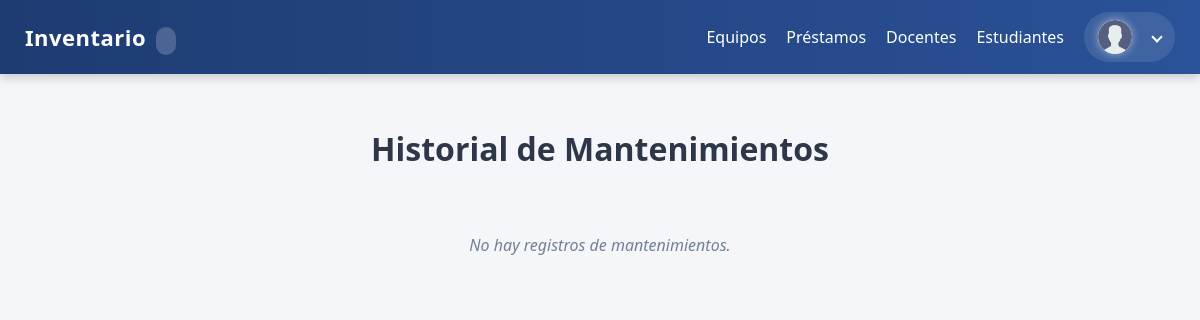
/public/mantenimientos.php, run on an earlier commit of the app's database.
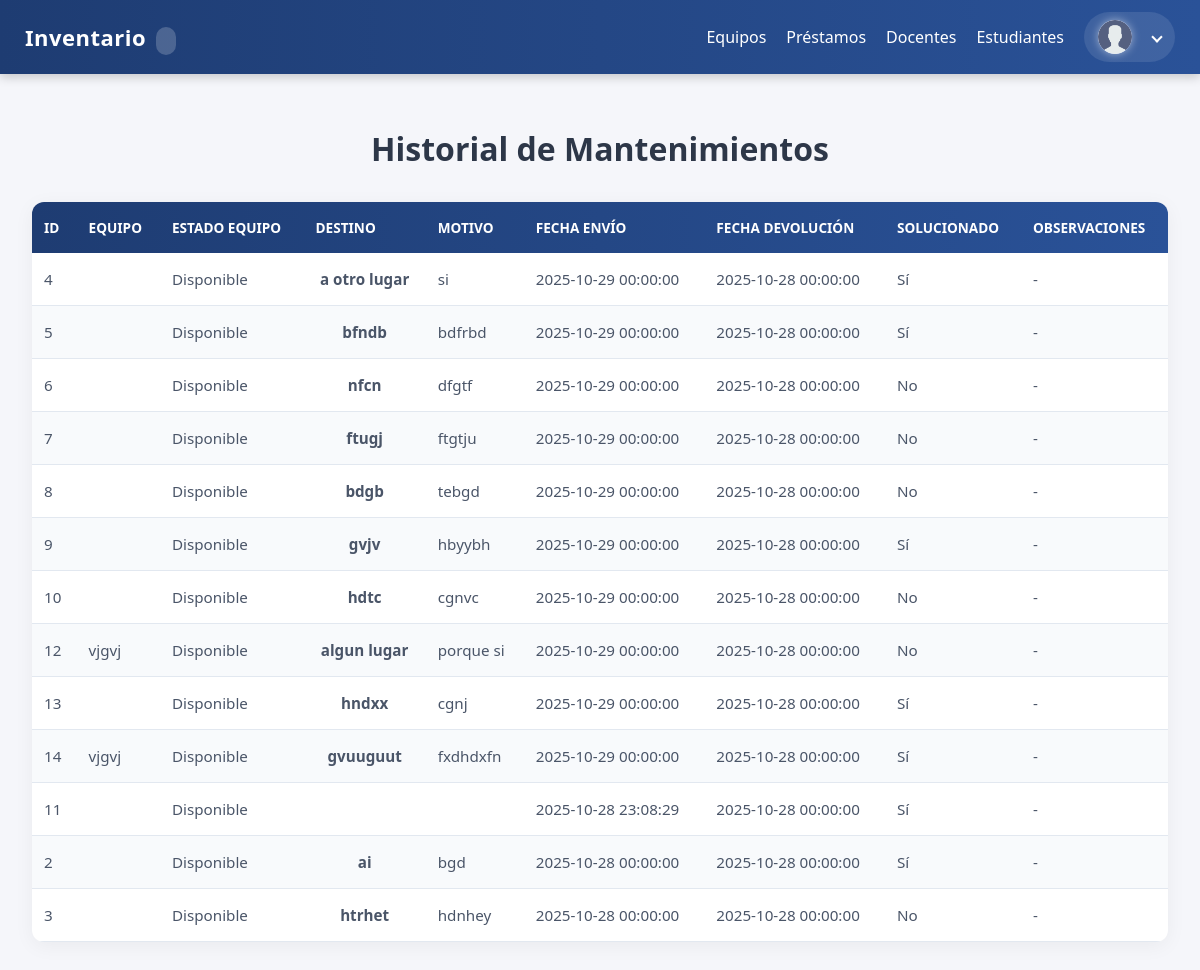
And on a later commit of the database.
### tables this page shows
CREATE TABLE `mantenimientos` (
  `id` int(11) NOT NULL,
  `equipo_id` int(11) NOT NULL,
  `usuario_id` int(11) DEFAULT NULL,
  `reporte_id` int(11) DEFAULT NULL,
  `destino` varchar(255) DEFAULT NULL,
  `motivo` text DEFAULT NULL,
  `fecha_envio` datetime NOT NULL,
  `fecha_devolucion` datetime DEFAULT NULL,
  `solucionado` tinyint(1) DEFAULT NULL,
  `observaciones` text DEFAULT NULL,
  `creado_en` timestamp NOT NULL DEFAULT current_timestamp()
);

CREATE TABLE `equipos` (
  `id` int(11) NOT NULL,
  `area_id` int(11) NOT NULL,
  `sala_id` int(11) DEFAULT NULL,
  `tipo` varchar(60) NOT NULL,
  `marca` varchar(80) DEFAULT NULL,
  `modelo` varchar(120) DEFAULT NULL,
  `nro_serie` varchar(120) DEFAULT NULL,
  `serial_interno` varchar(32) NOT NULL,
  `estado` varchar(20) NOT NULL DEFAULT 'bueno',
  `prestado` tinyint(1) NOT NULL DEFAULT 0,
  `con_reporte` tinyint(1) NOT NULL DEFAULT 0,
  `detalles` longtext DEFAULT NULL CHECK (json_valid(`detalles`)),
  `creado_en` timestamp NOT NULL DEFAULT current_timestamp(),
  `actualizado_en` timestamp NULL DEFAULT NULL ON UPDATE current_timestamp(),
  `en_mantenimiento` tinyint(1) DEFAULT 0,
  `con_fallos` tinyint(1) DEFAULT 0
);

### public/mantenimientos.php (the view, shortened to what this page needs)
<?php
require __DIR__ . '/../config/db.php';
$sql = "SELECT m.id AS mantenimiento_id, m.equipo_id, m.destino, m.motivo,
               m.fecha_envio, m.fecha_devolucion, m.solucionado, m.observaciones,
               e.marca, e.modelo, e.estado
        FROM mantenimientos m
        LEFT JOIN equipos e ON e.id = m.equipo_id
        ORDER BY m.fecha_envio DESC";
$res = $mysqli->query($sql);
$mantenimientos = $res ? $res->fetch_all(MYSQLI_ASSOC) : [];
?>
<!doctype html>
<html lang="es">
<head>
    <link rel="stylesheet" href="../css/tabla_mantenimientos.css">
</head>
<body>
<?php include __DIR__ . '/navbar.php'; ?>
<div class="container">
    <h1>Historial de Mantenimientos</h1>
    <?php if (!$mantenimientos): ?>
        <p class="muted">No hay registros de mantenimientos.</p>
    <?php else: ?>
        <table>
            <thead>
                <tr>
                    <th>ID</th>
                    <th>Equipo</th>
                    <th>Estado Equipo</th>
                    <th>Destino</th>
                    <th>Motivo</th>
                    <th>Fecha Envío</th>
                    <th>Fecha Devolución</th>
                    <th>Solucionado</th>
                    <th>Observaciones</th>
                </tr>
            </thead>
            <tbody>
                <?php foreach ($mantenimientos as $m): ?>
                <tr>
                    <td><?= $m['mantenimiento_id'] ?></td>
                    <td><?= htmlspecialchars($m['marca'] . ' ' . $m['modelo']) ?></td>
                    <td><?= htmlspecialchars($m['estado']) ?></td>
                    <td><?= htmlspecialchars($m['destino']) ?></td>
                    <td><?= htmlspecialchars($m['motivo']) ?></td>
                    <td><?= $m['fecha_envio'] ?></td>
                    <td><?= $m['fecha_devolucion'] ?? '<span class="muted">No devuelto</span>' ?></td>
                    <td class="<?= $m['solucionado'] ? 'status-active' : 'status-returned' ?>">
                        <?= $m['solucionado'] ? 'Sí' : 'No' ?>
                    </td>
                    <td><?= htmlspecialchars($m['observaciones'] ?? '-') ?></td>
                </tr>
                <?php endforeach; ?>
            </tbody>
        </table>
    <?php endif; ?>
</div>
</body>
</html>

What changed in the data, as far as the page shows it:
added mantenimientos: id "4", equipo.estado "Disponible", destino "a otro lugar", motivo "si", fecha_envio "2025-10-29 00:00:00", fecha_devolucion "2025-10-28 00:00:00", solucionado "Sí", observaciones "-"
added mantenimientos: id "5", equipo.estado "Disponible", destino "bfndb", motivo "bdfrbd", fecha_envio "2025-10-29 00:00:00", fecha_devolucion "2025-10-28 00:00:00", solucionado "Sí", observaciones "-"
added mantenimientos: id "6", equipo.estado "Disponible", destino "nfcn", motivo "dfgtf", fecha_envio "2025-10-29 00:00:00", fecha_devolucion "2025-10-28 00:00:00", solucionado "No", observaciones "-"
added mantenimientos: id "7", equipo.estado "Disponible", destino "ftugj", motivo "ftgtju", fecha_envio "2025-10-29 00:00:00", fecha_devolucion "2025-10-28 00:00:00", solucionado "No", observaciones "-"
added mantenimientos: id "8", equipo.estado "Disponible", destino "bdgb", motivo "tebgd", fecha_envio "2025-10-29 00:00:00", fecha_devolucion "2025-10-28 00:00:00", solucionado "No", observaciones "-"
added mantenimientos: id "9", equipo.estado "Disponible", destino "gvjv", motivo "hbyybh", fecha_envio "2025-10-29 00:00:00", fecha_devolucion "2025-10-28 00:00:00", solucionado "Sí", observaciones "-"
added mantenimientos: id "10", equipo.estado "Disponible", destino "hdtc", motivo "cgnvc", fecha_envio "2025-10-29 00:00:00", fecha_devolucion "2025-10-28 00:00:00", solucionado "No", observaciones "-"
added mantenimientos: id "12", equipo.modelo "vjgvj", equipo.estado "Disponible", destino "algun lugar", motivo "porque si", fecha_envio "2025-10-29 00:00:00", fecha_devolucion "2025-10-28 00:00:00", solucionado "No", observaciones "-"
added mantenimientos: id "13", equipo.estado "Disponible", destino "hndxx", motivo "cgnj", fecha_envio "2025-10-29 00:00:00", fecha_devolucion "2025-10-28 00:00:00", solucionado "Sí", observaciones "-"
added mantenimientos: id "14", equipo.modelo "vjgvj", equipo.estado "Disponible", destino "gvuuguut", motivo "fxdhdxfn", fecha_envio "2025-10-29 00:00:00", fecha_devolucion "2025-10-28 00:00:00", solucionado "Sí", observaciones "-"
added mantenimientos: id "11", equipo.estado "Disponible", fecha_envio "2025-10-28 23:08:29", fecha_devolucion "2025-10-28 00:00:00", solucionado "Sí", observaciones "-"
added mantenimientos: id "2", equipo.estado "Disponible", destino "ai", motivo "bgd", fecha_envio "2025-10-28 00:00:00", fecha_devolucion "2025-10-28 00:00:00", solucionado "Sí", observaciones "-"
added mantenimientos: id "3", equipo.estado "Disponible", destino "htrhet", motivo "hdnhey", fecha_envio "2025-10-28 00:00:00", fecha_devolucion "2025-10-28 00:00:00", solucionado "No", observaciones "-"
Also different on the page:
text no longer shown: "No hay registros de mantenimientos."
text now shown: "ID EQUIPO ESTADO EQUIPO DESTINO MOTIVO FECHA ENVÍO FECHA DEVOLUCIÓN SOLUCIONADO OBSERVACIONES"
